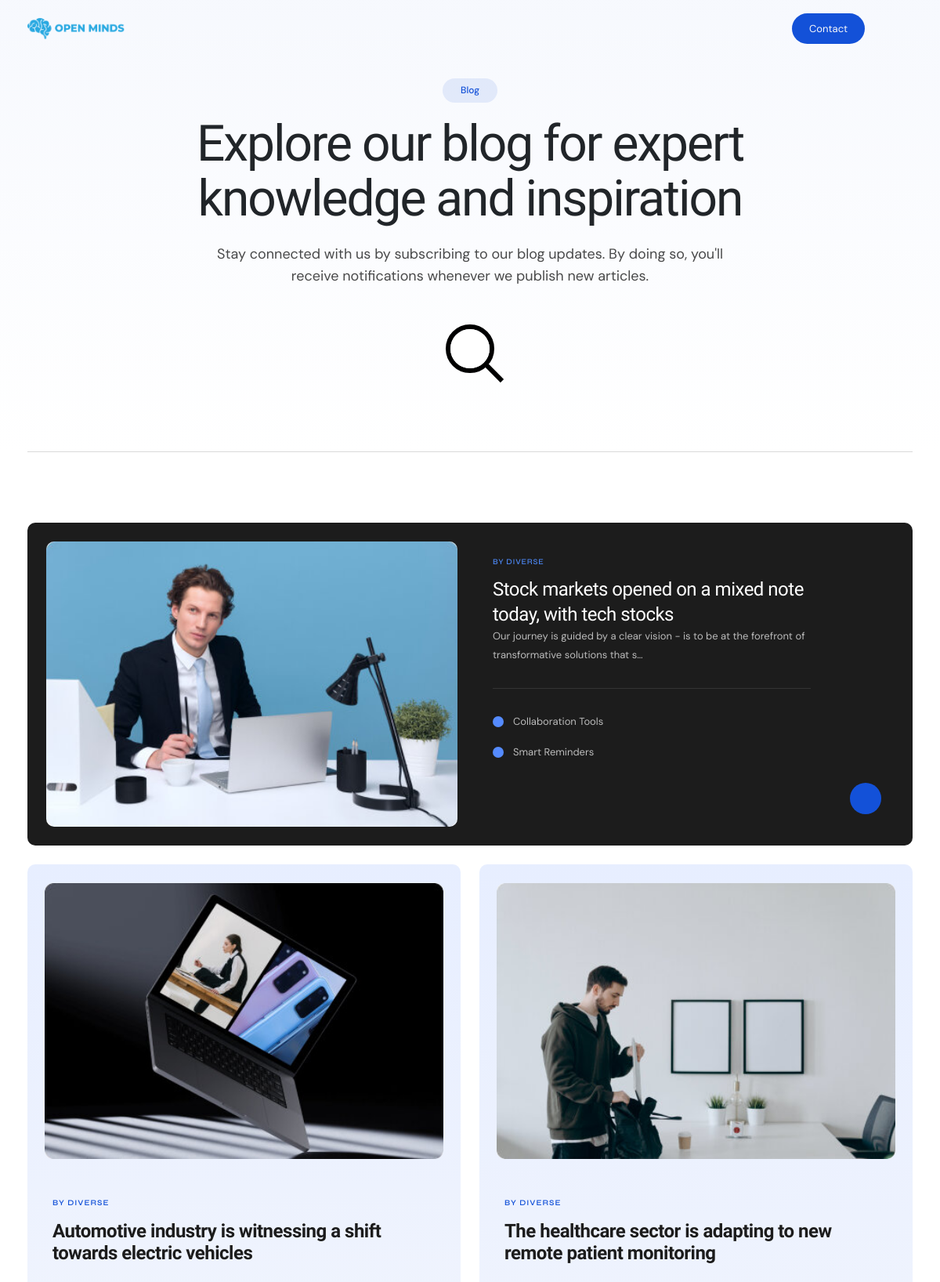
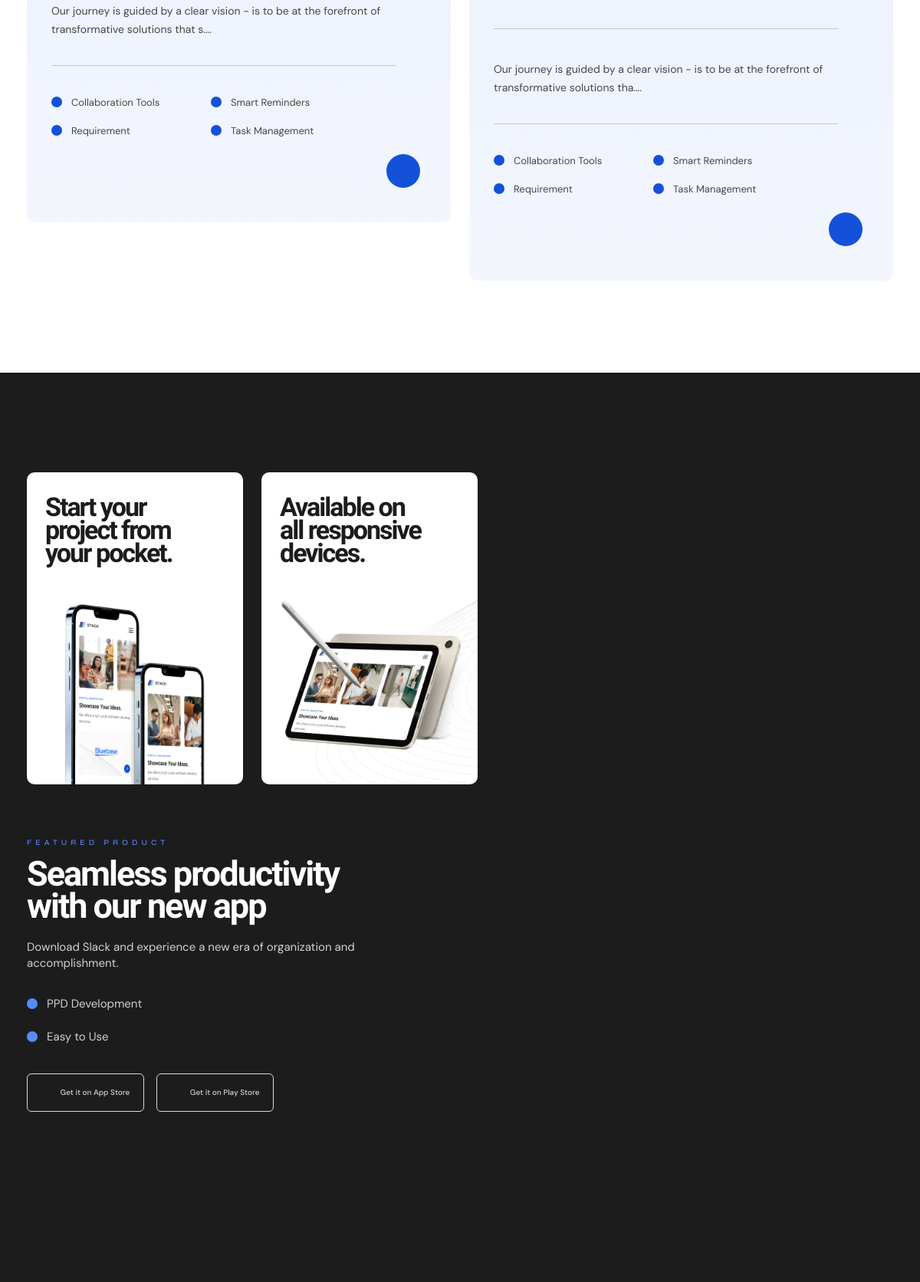
The app's page /blogs/ (upper part) with its own data (2 pictures, top to bottom).
### core/models.py (models this page shows, shortened)
class Blog(models.Model):
    user = models.ForeignKey(User, on_delete=models.SET_NULL, null=True)
    bid = ShortUUIDField(unique=True, length=10, max_length=30, prefix="", alphabet="abcdefgh12345")
    blog_title = models.CharField(max_length=100, default="blog")
    image = models.ImageField(upload_to=user_directory_path, default="blog-img.jpg")
    blog_page_image = models.ImageField(upload_to=user_directory_path, default="blog-img.jpg")
    cover_image = models.ImageField(upload_to=user_directory_path, default="blog-cover.jpg")
    description = RichTextUploadingField(null=True, blank=True, default="Case study ")
    date = models.DateTimeField(auto_now_add=True, null=True, blank=True)
    featured = models.BooleanField(default=False)

### userauths/models.py (models this page shows)
class User(AbstractUser):
    email = models.EmailField(unique=True, null=False)
    username = models.CharField( max_length=100)
    full_name = models.CharField(max_length=50)
    country = models.CharField(max_length=50, default="Nigeria")
    USERNAME_FIELD = "email"
    REQUIRED_FIELDS = ['username']
    def __str__(self):
        return self.username

### core/views.py (the view)
# urls.py: path('blogs/', blog_view, name='blogs'),
def blog_view(request):
    first_blog = Blog.objects.filter(featured=True).first()
    blogs = Blog.objects.exclude(pk=first_blog.pk) if first_blog else Blog.objects.all()
    context = {
        "first_blog": first_blog,
        "blogs": blogs,
    }
    return render(request, "core/blog.html", context)

### templates/core/blog.html (shortened to what this page needs)
{% extends "partials/base.html" %}
{% load static %}
{% block MainContent %}
        <section class="hero-service-wrap hero-section-wrap hero-blog-wrap">
            <div class="hero-section-content-wrap">
                <div class="custom-container">
                    <div class="hero-portfolio-body">
                        <div class="hero-section-content text-center">
                            <h5 class="section-subtitle">Blog</h5>
                            <h1 class="section-title fade-in">Explore our blog for expert
                                knowledge and inspiration</h1>
                            <p class="mb-5">Stay connected with us by subscribing to our blog updates. By doing so, <br>
                                you'll receive notifications whenever we publish new articles.</p>
                                <form class="search-box"  action="{% url 'core:search' %}"  method="GET">
                                    <input type="text" name="q" placeholder="Search blogs"/>
                                    <button type="reset"></button>
                                </form>
                        </div>
                    </div>
                </div>
            </div>
        </section>
        <section class="news-area pt-0">
            <div class="custom-container">
                <div class="sticky-news d-flex card-h">
                    <div class="news-img-box">
                        <img src="{{first_blog.image.url}}" alt="News"/>
                    </div>
                    <div class="news-content">
                        <h5 class="section-subtitle">By {{first_blog.user}}</h5>
                        <a class="section-title" href="{% url "core:blog-detail" first_blog.bid %}">{{first_blog.blog_title}}</a>
                        <p>{{first_blog.description|truncatechars:"103"|safe}}</p>
                        <ul>
                            <li>
                                <i class="las la-check"></i> Collaboration Tools
                            </li>
                            <li>
                                <i class="las la-check"></i> Smart Reminders
                            </li>
                        </ul>
                        <a href="{% url "core:blog-detail" first_blog.bid %}" class="theme-btn">
                        </a>
                    </div>
                </div>
                <div class="news-items align-items-start">
                    {% for blog in blogs %}
                    <div class="news-item card-h">
                        <div class="news-img-box">
                            <img src="{{blog.image.url}}" alt="News"/>
                        </div>
                        <div class="news-item-body">
                            <h5 class="section-subtitle">By {{blog.user}}</h5>
                            <h1 class="section-title">
                                <a href="{% url "core:blog-detail" blog.bid %}">{{blog.blog_title}}</a>
                            </h1>
                            <p>{{blog.description|truncatechars:"103"|safe}}.</p>
                            <ul>
                                <li>
                                    <i class="las la-check"></i> Collaboration Tools
                                </li>
                                <li>
                                    <i class="las la-check"></i> Smart Reminders
                                </li>
                                <li>
                                    <i class="las la-check"></i> Requirement
                                </li>
                                <li>
                                    <i class="las la-check"></i> Task Management
                                </li>
                            </ul>
                            <a href="{% url "core:blog-detail" blog.bid %}" class="theme-btn">
                            </a>
                        </div>
                    </div>
                    {% endfor %}
                </div>
            </div>
        </section>
        <section class="feature-area">
            <div class="custom-container">
                <div class="custom-row align-items-center">
                    <div class="feature-left d-flex">
                        <div class="feature-img-card">
                            <h3>Start your <br>
                                project from <br>
                                your pocket.</h3>
                            <img src="{% static 'assets/imgs/feature-img-1.png' %}" alt="Feature" />
                        </div>
                        <div class="feature-img-card">
                            <h3>Available on <br>
                                all responsive <br>
                                devices.</h3>
                                <img src="{% static 'assets/imgs/feature-img-2.png' %}" alt="Feature" />
                        </div>
                    </div>
                    <div class="feature-right">
                        <div class="feature-content">
                            <h5 class="section-subtitle">FEATURED PRODUCT</h5>
                            <h1 class="section-title">Seamless productivity with our new app</h1>
                            <p>Download Slack and experience a new era of organization and accomplishment.</p>
                            <ul>
                                <li>
                                    <i class="las la-check"></i> PPD Development
                                </li>
                                <li>
                                    <i class="las la-check"></i> Easy to Use
                                </li>
                            </ul>
                            <div class="btns-group">
                                <a href="#" class="theme-simple-btn">
                                    <i class="lab la-apple"></i>
                                         Get it on App Store
                                </a>
                                <a href="#" class="theme-simple-btn">
                                    <i class="lab la-google-play"></i>
                                         Get it on Play Store
                                </a>
                            </div>
                        </div>
                    </div>
                </div>
            </div>
        </section>
{% endblock MainContent %}

### templates/partials/base.html (shortened to what this page needs)
{% load static %}
<!DOCTYPE html>
<html lang="en">
<head>
    <link rel="stylesheet" href="https://cdn.jsdelivr.net/npm/line-awesome@1.3.0/dist/line-awesome.min.css">
    <link rel="stylesheet"
        href="{% static 'assets/css/iconoir.css' %}">
    <link rel="stylesheet"
        href="{% static 'assets/css/line-awesome.min.css' %}">
    <link rel="stylesheet" href="{% static 'assets/css/bootstrap.min.css' %}">
    <link rel="stylesheet" href="{% static 'assets/css/swiper-bundle.min.css' %}"/>
    <link rel="stylesheet" href="{% static 'assets/css/style.css' %}">
    <link rel="stylesheet" href="{% static 'assets/css/responsive.css' %}">
</head>
<body>
    <main class="main-page homepage2">
        <header class="header-area header-2">
            <div class="custom-container">
                <div class="custom-row align-items-center justify-content-between">
                    <div class="header-left d-flex align-items-center">
                        <a href="/" class="logo">
                            <img src="{% static 'assets/logo/openminds-full.png' %}" alt="Logo" />
                        </a>
                        <div class="header-left-right">
                            {% if request.user.is_authenticated %}
                            <a class="theme-btn">{{request.user|truncatechars:7}}</a>
                            {% else %}
                            <a href="{% url "core:contact" %}" class="theme-btn">Contact</a>
                            {% endif %}
                            <span class="menu-bar" style="background: transparent;">
                                <i class="las la-bars"></i>
                            </span>
                        </div>
                    </div>
                </div>
            </div>
        </header>
{% block MainContent %}
{% endblock MainContent %}
<footer class="footer-area">
</footer>
</main>
</body>
</html>

### records on screen
Blog: image (picture), user "DIVERSE", blog_title "Stock markets opened on a mixed note today, with tech stocks", description "Our journey is guided by a clear vision - is to be at the forefront of transformative solutions that s…"
Blog: image (picture), user "DIVERSE", blog_title "Automotive industry is witnessing a shift towards electric vehicles", description "Our journey is guided by a clear vision - is to be at the forefront of transformative solutions that s…"
Blog: image (picture), user "DIVERSE", blog_title "The healthcare sector is adapting to new remote patient monitoring", description "Our journey is guided by a clear vision - is to be at the forefront of transformative solutions tha…"
